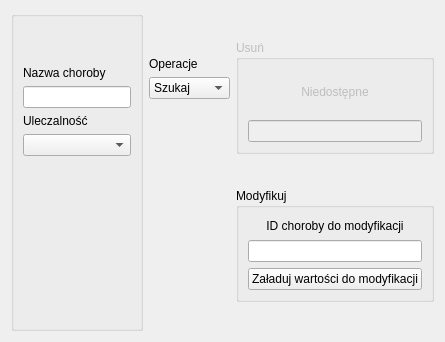
          <widget class="QWidget" name="l_chor_tab">
           <attribute name="title">
            <string>Choroba</string>
           </attribute>
           <layout class="QGridLayout" name="gridLayout_19" columnstretch="3,1,2">
            <item row="0" column="0">
             <layout class="QVBoxLayout" name="verticalLayout_87">
              <item>
               <widget class="QGroupBox" name="l_chor_gM">
                <property name="title">
                 <string/>
                </property>
                <layout class="QVBoxLayout" name="verticalLayout_88" stretch="0,0,0,0,0,3,2">
                 <item>
                  <spacer name="verticalSpacer_105">
                   <property name="orientation">
                    <enum>Qt::Vertical</enum>
                   </property>
                   <property name="sizeHint" stdset="0">
                    <size>
                     <width>20</width>
                     <height>40</height>
                    </size>
                   </property>
                  </spacer>
                 </item>
                 <item>
                  <widget class="QLabel" name="label_106">
                   <property name="text">
                    <string>Nazwa choroby</string>
                   </property>
                  </widget>
                 </item>
                 <item>
                  <widget class="QLineEdit" name="l_chor_gM_nazwa_edit"/>
                 </item>
                 <item>
                  <widget class="QLabel" name="label_107">
                   <property name="text">
                    <string>Uleczalność</string>
                   </property>
                  </widget>
                 </item>
                 <item>
                  <widget class="QComboBox" name="l_chor_gM_ulecz_combo">
                   <item>
                    <property name="text">
                     <string/>
                    </property>
                   </item>
                   <item>
                    <property name="text">
                     <string>Tak</string>
                    </property>
                   </item>
                   <item>
                    <property name="text">
                     <string>Nie</string>
                    </property>
                   </item>
                  </widget>
                 </item>
                 <item>
                  <spacer name="verticalSpacer_106">
                   <property name="orientation">
                    <enum>Qt::Vertical</enum>
                   </property>
                   <property name="sizeHint" stdset="0">
                    <size>
                     <width>20</width>
                     <height>40</height>
                    </size>
                   </property>
                  </spacer>
                 </item>
                 <item>
                  <widget class="QLabel" name="l_chor_gM_notify_label">
                   <property name="text">
                    <string/>
                   </property>
                  </widget>
                 </item>
                </layout>
               </widget>
              </item>
             </layout>
            </item>
            <item row="0" column="1">
             <layout class="QVBoxLayout" name="verticalLayout_89" stretch="1,0,0,5">
              <item>
               <spacer name="verticalSpacer_36">
                <property name="orientation">
                 <enum>Qt::Vertical</enum>
                </property>
                <property name="sizeHint" stdset="0">
                 <size>
                  <width>20</width>
                  <height>40</height>
                 </size>
                </property>
               </spacer>
              </item>
              <item>
               <widget class="QLabel" name="label_59">
                <property name="text">
                 <string>Operacje</string>
                </property>
               </widget>
              </item>
              <item>
               <widget class="QComboBox" name="l_chor_oper_combo">
                <item>
                 <property name="text">
                  <string>Szukaj</string>
                 </property>
                </item>
                <item>
                 <property name="text">
                  <string>Modyfikuj</string>
                 </property>
                </item>
               </widget>
              </item>
              <item>
               <spacer name="verticalSpacer_37">
                <property name="orientation">
                 <enum>Qt::Vertical</enum>
                </property>
                <property name="sizeHint" stdset="0">
                 <size>
                  <width>20</width>
                  <height>40</height>
                 </size>
                </property>
               </spacer>
              </item>
             </layout>
            </item>
            <item row="0" column="2">
             <layout class="QVBoxLayout" name="verticalLayout_90" stretch="1,4,1,4,1">
              <item>
               <spacer name="verticalSpacer_107">
                <property name="orientation">
                 <enum>Qt::Vertical</enum>
                </property>
                <property name="sizeHint" stdset="0">
                 <size>
                  <width>20</width>
                  <height>40</height>
                 </size>
                </property>
               </spacer>
              </item>
              <item>
               <widget class="QGroupBox" name="l_chor_gU">
                <property name="enabled">
                 <bool>false</bool>
                </property>
                <property name="title">
                 <string>Usuń</string>
                </property>
                <layout class="QVBoxLayout" name="verticalLayout_91">
                 <item>
                  <widget class="QLabel" name="label_60">
                   <property name="text">
                    <string>Niedostępne</string>
                   </property>
                   <property name="alignment">
                    <set>Qt::AlignCenter</set>
                   </property>
                   <property name="wordWrap">
                    <bool>true</bool>
                   </property>
                  </widget>
                 </item>
                 <item>
                  <widget class="QLineEdit" name="lineEdit_29"/>
                 </item>
                </layout>
               </widget>
              </item>
              <item>
               <spacer name="verticalSpacer_108">
                <property name="orientation">
                 <enum>Qt::Vertical</enum>
                </property>
                <property name="sizeHint" stdset="0">
                 <size>
                  <width>20</width>
                  <height>40</height>
                 </size>
                </property>
               </spacer>
              </item>
              <item>
               <widget class="QGroupBox" name="l_chor_gMod">
                <property name="title">
                 <string>Modyfikuj</string>
                </property>
                <layout class="QVBoxLayout" name="verticalLayout_92">
                 <item>
                  <widget class="QLabel" name="label_61">
                   <property name="text">
                    <string>ID choroby do modyfikacji</string>
                   </property>
                   <property name="alignment">
                    <set>Qt::AlignCenter</set>
                   </property>
                   <property name="wordWrap">
                    <bool>true</bool>
                   </property>
                  </widget>
                 </item>
                 <item>
                  <widget class="QLineEdit" name="l_chor_gMod_idchor_edit"/>
                 </item>
                 <item>
                  <widget class="QPushButton" name="l_chor_gMod_butt">
                   <property name="text">
                    <string>Załaduj wartości do modyfikacji</string>
                   </property>
                  </widget>
                 </item>
                </layout>
               </widget>
              </item>
              <item>
               <spacer name="verticalSpacer_109">
                <property name="orientation">
                 <enum>Qt::Vertical</enum>
                </property>
                <property name="sizeHint" stdset="0">
                 <size>
                  <width>20</width>
                  <height>40</height>
                 </size>
                </property>
               </spacer>
              </item>
             </layout>
            </item>
           </layout>
          </widget>
